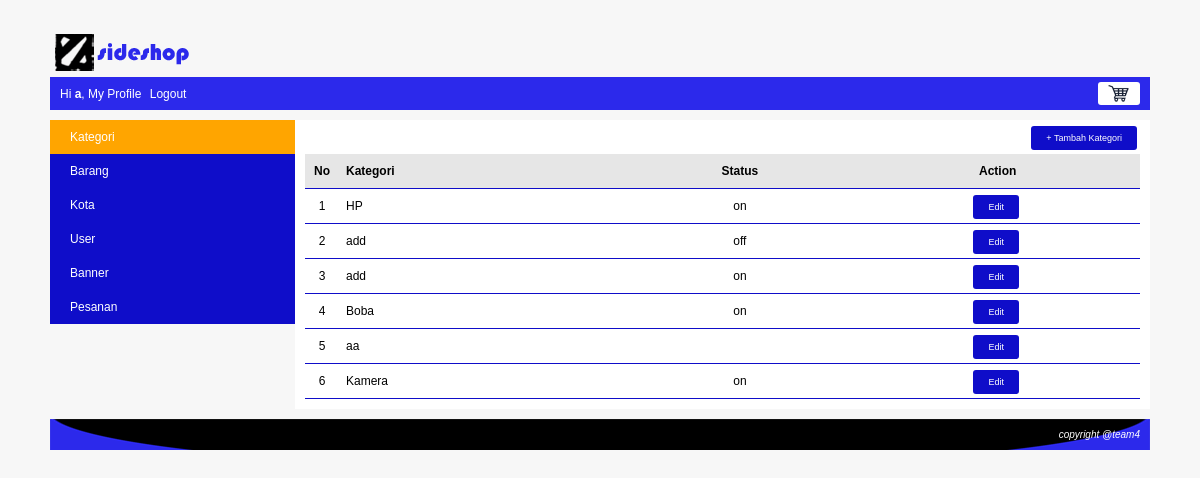
/index.php?page=profile&module=kategori&action=list (signed in), run on the app's committed database.
### tables this page shows
CREATE TABLE `kategori` (
  `kategori_id` int(10) NOT NULL,
  `kategori` varchar(150) NOT NULL,
  `status` enum('on','off') NOT NULL
);

### module/kategori/list.php (the view)
<div id="frame-tambah">
	<a href="<?php echo BASE_URL."index.php?page=profile&module=kategori&action=form"; ?>" class="tombol-action">+ Tambah Kategori</a>
</div>
<?php
	$queryKategori = mysqli_query($koneksi, "SELECT * FROM kategori");
	if(mysqli_num_rows($queryKategori) == 0){
		echo "<h3>Saat ini belum ada nama kategori di dalam table kategori</h3>";
	}else{
		echo "<table class='table-list'>";
		echo "<tr class='baris-title'>
				<th class='kolom-nomor'>No</th>
				<th class='kiri'>Kategori</th>
				<th class='tengah'>Status</th>
				<th class='tengah'>Action</th>
			 </tr>";
		$no=1;
		while($row=mysqli_fetch_assoc($queryKategori)){
			echo "<tr>
					<td class='kolom-nomor'>$no</td>
					<td class='kiri'>$row[kategori]</td>
					<td class='tengah'>$row[status]</td>
					<td class='tengah'>
						<a class='tombol-action' href='".BASE_URL."index.php?page=profile&module=kategori&action=form&kategori_id=$row[kategori_id]'>Edit</a>
					</td>
				  </tr>";
			$no++;
		}
		echo "</table>";
	}
?>

### css/style.css (style rules this page uses)
body { font-family:arial; font-size:12px; color:black; background:#F7F7F7; margin:0px; }
.table-list { width: 100%; border-collapse: collapse; }
.table-list tr { border-bottom: 1px solid #0f0dc9; }
.table-list tr.baris-title { background: #E6E6E6; }
.table-list tr th, .table-list tr td { padding: 10px 7px; }
.kolom-nomor { width: 20px; text-align: center; }
.tengah { text-align: center; }
.kiri { text-align: left; }
#frame-tambah { margin-bottom: 10px; text-align: right; }
.tombol-action { background: #0f0dc9; color: white; padding: 7px 15px; border-radius: 3px; cursor: pointer; text-decoration: none; margin-right: 3px; font-size: 9px; }

### data on the page
kategori: kategori "HP", status "on"
kategori: kategori "add", status "off"
kategori: kategori "add", status "on"
kategori: kategori "Boba", status "on"
kategori: kategori "aa"
kategori: kategori "Kamera", status "on"

### other printed values
$nama "a"
